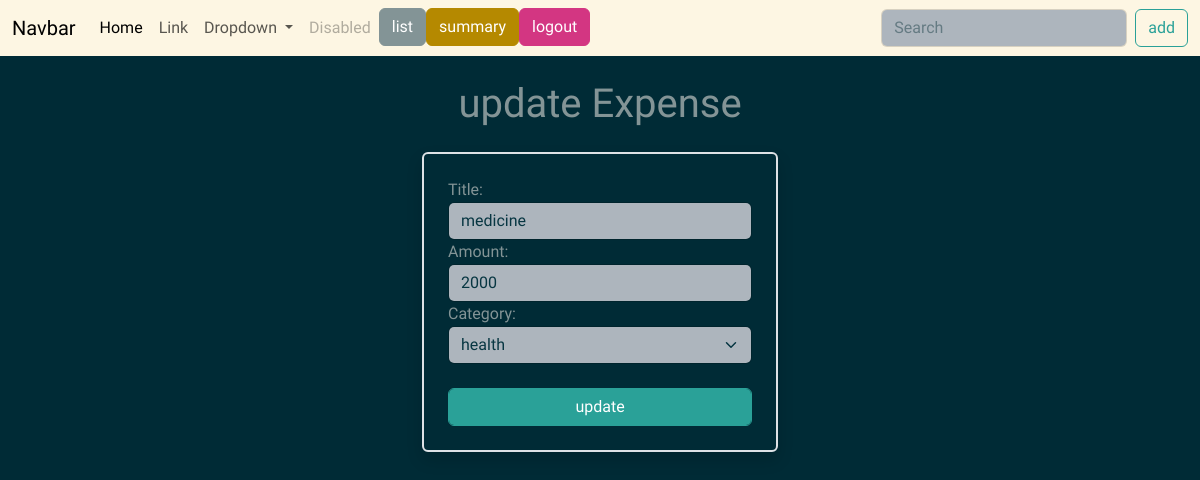
Page /expense/13/update/ (signed in) on the earlier database version.
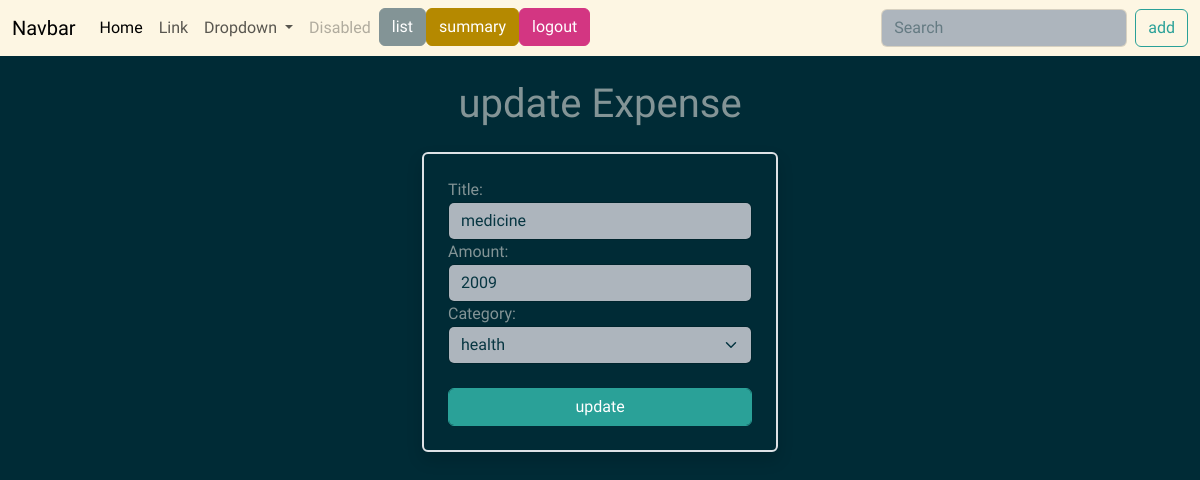
Same page on the later database version.
### budget/models.py (models this page shows, shortened)
class Expense(models.Model):
    title=models.CharField(max_length=200)
    amount=models.PositiveIntegerField()
    created_date=models.DateTimeField(auto_now_add=True)
    category_choices=(
        ("food","food"),
        ("travel","travel"),
        ("health","health"),
        ("other","other"),
    )
    category=models.CharField(max_length=200,choices=category_choices,default="other")
    user=models.ForeignKey(User,on_delete=models.CASCADE)

### budget/views.py (the view, shortened to what this page needs)
# urls.py: path('expense/<int:pk>/update/',views.ExpenseUpdateView.as_view(),name="expense-update"),
@method_decorator(decs,name="dispatch")
class ExpenseUpdateView(View):
        def get(self,request,*args,**kwargs):
            id=kwargs.get("pk")
            expense_obj=Expense.objects.get(id=id)
            form_instance=ExpenseForm(instance=expense_obj)
            return render(request,"expense_edit.html",{"form":form_instance})

### budget/forms.py
class ExpenseForm(forms.ModelForm):
    class Meta:
        model=Expense
        exclude=("created_date","user")
        widgets={
            "title":forms.TextInput(attrs={"class":"form-control"}),
            "amount":forms.NumberInput(attrs={"class":"form-control"}),
            "category":forms.Select(attrs={"class":"form-control form-select"}),
        }

### budget/templates/expense_edit.html (shortened to what this page needs)
{%extends 'base.html'%}
{%block main_block%}
<div class="container">
    <div class="row">
        <div class="col-4"></div>
        <div class="col-4">
            <h1 class="text-center my-4">update Expense</h1>
            <form action=""method="post"class="border border-2 rounded shadow p-4">
                {{form}}
                <button type="submit"class="btn btn-success form-control mt-4">update</button>
            </form>
        </div>
        <div class="col-4"></div>
    </div>
</div>
{%endblock%}

Differences in the rows shown:
changed Expense "medicine": amount "2000" → "2009"
